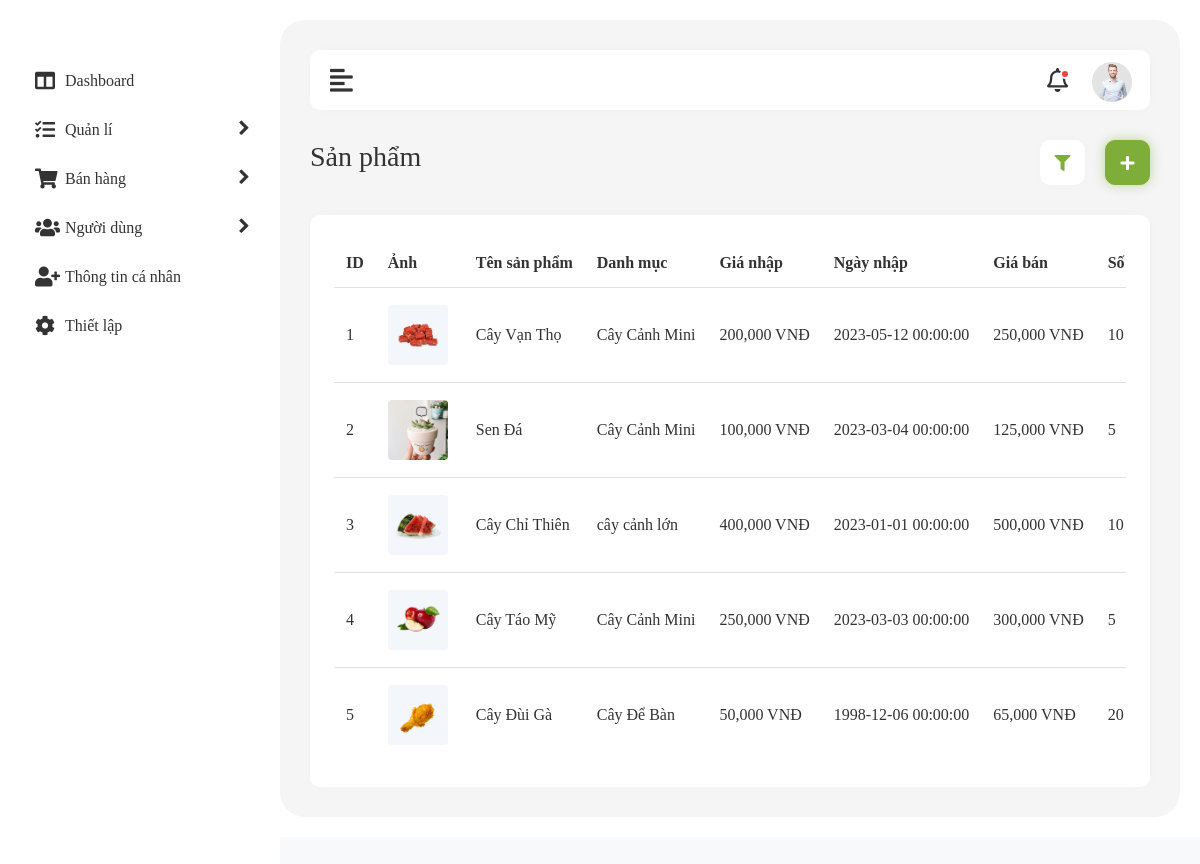
The app's page /webcaycanh-admin/quanlysanpham.php with its own data.
### tables this page shows
CREATE TABLE `sanpham` (
  `MASANPHAM` char(10) NOT NULL,
  `MADANHMUC` char(10) NOT NULL,
  `MAGIAMGIA` char(10) DEFAULT NULL,
  `TENSANPHAM` char(200) DEFAULT NULL,
  `ANHSANPHAM` varchar(100) DEFAULT NULL,
  `MOTASANPHAM` text DEFAULT NULL,
  `GIABAN` double DEFAULT NULL,
  `SOLUONG` int(11) DEFAULT NULL,
  `GIANHAP` double DEFAULT NULL,
  `NGAYNHAP` datetime DEFAULT NULL,
  `MANCC` char(10) DEFAULT NULL
);

CREATE TABLE `danhmuc` (
  `MADANHMUC` char(10) NOT NULL,
  `TENDANHMUC` char(200) DEFAULT NULL,
  `ANHDANHMUC` text DEFAULT NULL
);

### webcaycanh-admin/quanlysanpham.php (the view, shortened to what this page needs)
<!DOCTYPE html>
<html lang="vi-VN">
<head>
	<link rel="stylesheet" href="assets/plugins/bootstrap/css/bootstrap.min.css">
	<link rel="stylesheet" href="assets/plugins/fontawesome/css/fontawesome.min.css">
	<link rel="stylesheet" href="assets/plugins/fontawesome/css/all.min.css">
	<link rel="stylesheet" href="assets/css/font-awesome.min.css">
	<link rel="stylesheet" href="assets/plugins/datatables/datatables.min.css">
	<link rel="stylesheet" href="assets/css/bootstrap-datetimepicker.min.css">
	<link rel="stylesheet" href="assets/css/animate.min.css">
	<link rel="stylesheet" href="assets/css/select2.min.css">
	<link rel="stylesheet" href="assets/css/admin.css">
</head>
<body>
	<div class="main-wrapper">
		<div class="header">
			<a href="javascript:void(0);" id="toggle_btn">
				<i class="fas fa-align-left"></i>
			</a>
			<ul class="nav user-menu">
					<li class="nav-item dropdown noti-dropdown">
						<a href="#" class="dropdown-toggle nav-link" data-toggle="dropdown">
							<i class="far fa-bell"></i>  <span class="badge badge-pill"></span>
						</a>
					</li>
				<li class="nav-item dropdown">
					<a href="javascript:void(0)" class="dropdown-toggle user-link  nav-link" data-toggle="dropdown">
						<span class="user-img">
							<img class="rounded-circle" src="assets/img/user.jpg" width="40" alt="Admin">
						</span>
					</a>
				</li>
			</ul>
		</div>
        <div class="sidebar" id="sidebar">
            <div class="sidebar-logo">
            </div>
            <div class="sidebar-inner slimscroll">
                <div id="sidebar-menu" class="sidebar-menu">
                    <ul>
                        <li>
                            <a href="dashboard.html"><i class="fas fa-columns"></i> <span>Dashboard</span></a>
                        </li>
                        <li class="submenu">
                            <a href="#"><i class="fas fa-tasks"></i> <span>Quản lí</span> <span class="menu-arrow"></span></a>
                        </li>
                        <li class="submenu">
                            <a href="#"><i class="fas fa-shopping-cart"></i><span>Bán hàng</span> <span class="menu-arrow"></span></a>
                        </li>
                        <li class="submenu">
                            <a href="#"><i class="fas fa-users"></i><span>Người dùng</span> <span class="menu-arrow"></span></a>
                        </li>
                        <li>
                            <a href="admin-profile.html"><i class="fas fa-user-plus"></i> <span>Thông tin cá nhân</span></a>
                        </li>
                        <li>
                            <a href="settings.html"><i class="fas fa-cog"></i> <span>Thiết lập</span></a>
                        </li>
                    </ul>
                </div>
            </div>
        </div>
        <div class="page-wrapper">
			<div class="content container-fluid">
				<div class="page-header">
					<div class="row">
						<div class="col">
							<h3 class="page-title">Sản phẩm</h3>
						</div>
						<div class="col-auto text-right">
							<a class="btn btn-white filter-btn" href="javascript:void(0);" id="filter_search">
								<i class="fas fa-filter"></i>
							</a>
							<a href="themsanpham.php" class="btn btn-primary add-button ml-3">
								<i class="fas fa-plus"></i>
							</a>
						</div>
					</div>
				</div>
				<div class="row">
					<div class="col-md-12">
						<div class="card">
							<div class="card-body">
								<div class="table-responsive">
									<table class="table table-hover table-center mb-0 datatable">
										<thead>
											<tr>
												<th>ID</th>
												<th>Ảnh</th>
												<th>Tên sản phẩm</th>
												<th>Danh mục</th>
												<th>Giá nhập</th>
												<th>Ngày nhập</th>
												<th>Giá bán</th>
												<th>Số lượng</th>
											</tr>
                                        </thead>
										<tbody>
                                        <tr>
                                                <?php
                                                require 'connect.php';
                                                $sql = "SELECT * FROM sanpham";
                                                $result = $conn->query($sql);
                                                while($row = $result->fetch_assoc()) {
                                                    $imagePath = $row['ANHSANPHAM'];
                                                    $tensanpham =  $row['TENSANPHAM'] ;
                                                    $masanpham =  $row['MASANPHAM'] ;
                                                    $madanhmuc =  $row['MADANHMUC'] ;
                                                    $giaban =  $row['GIABAN'] ;
                                                    $gianhap =  $row['GIANHAP'] ;
                                                    $ngaynhap =  $row['NGAYNHAP'] ;
                                                    $soluong =  $row['SOLUONG'] ;
                                                    $rows = mysqli_query($conn,"
                                                    select TENDANHMUC from danhmuc where MADANHMUC = '$madanhmuc' ");
                                                    $tendanhmuc= $rows-> fetch_assoc();
    	                                            $tendanhmuc = $tendanhmuc["TENDANHMUC"];
?>
                                                <tr>
                                                    <td><?php echo $masanpham ?></td>
                                                    <td> <img class='rounded service-img mr-1' src='<?php echo $imagePath ?>' alt='Hình ảnh danh mục'></td>
													<td><?php echo $tensanpham ?></td>
													<td><?php echo $tendanhmuc ?></td>
													<td><?php echo number_format($gianhap).' VNĐ' ?></td>
													<td><?php echo $ngaynhap ?></td>
													<td><?php echo number_format($giaban).' VNĐ' ?></td>
													<td><?php echo $soluong?></td>
                                                </tr>
                                                <?php }; ?>
											</tr>
										</tbody>
									</table>
								</div>
							</div>
						</div>
					</div>
				</div>
			</div>
		</div>
	</div>
</body>
</html>

### records on screen
sanpham: MASANPHAM "1", ANHSANPHAM (picture), TENSANPHAM "Cây Vạn Thọ", MADANHMUC.TENDANHMUC "Cây Cảnh Mini", GIANHAP "200,000", NGAYNHAP "2023-05-12 00:00:00", GIABAN "250,000", SOLUONG "10"
sanpham: MASANPHAM "2", ANHSANPHAM (picture), TENSANPHAM "Sen Đá", MADANHMUC.TENDANHMUC "Cây Cảnh Mini", GIANHAP "100,000", NGAYNHAP "2023-03-04 00:00:00", GIABAN "125,000", SOLUONG "5"
sanpham: MASANPHAM "3", ANHSANPHAM (picture), TENSANPHAM "Cây Chỉ Thiên", MADANHMUC.TENDANHMUC "cây cảnh lớn", GIANHAP "400,000", NGAYNHAP "2023-01-01 00:00:00", GIABAN "500,000", SOLUONG "10"
sanpham: MASANPHAM "4", ANHSANPHAM (picture), TENSANPHAM "Cây Táo Mỹ", MADANHMUC.TENDANHMUC "Cây Cảnh Mini", GIANHAP "250,000", NGAYNHAP "2023-03-03 00:00:00", GIABAN "300,000", SOLUONG "5"
sanpham: MASANPHAM "5", ANHSANPHAM (picture), TENSANPHAM "Cây Đùi Gà", MADANHMUC.TENDANHMUC "Cây Để Bàn", GIANHAP "50,000", NGAYNHAP "1998-12-06 00:00:00", GIABAN "65,000", SOLUONG "20"
